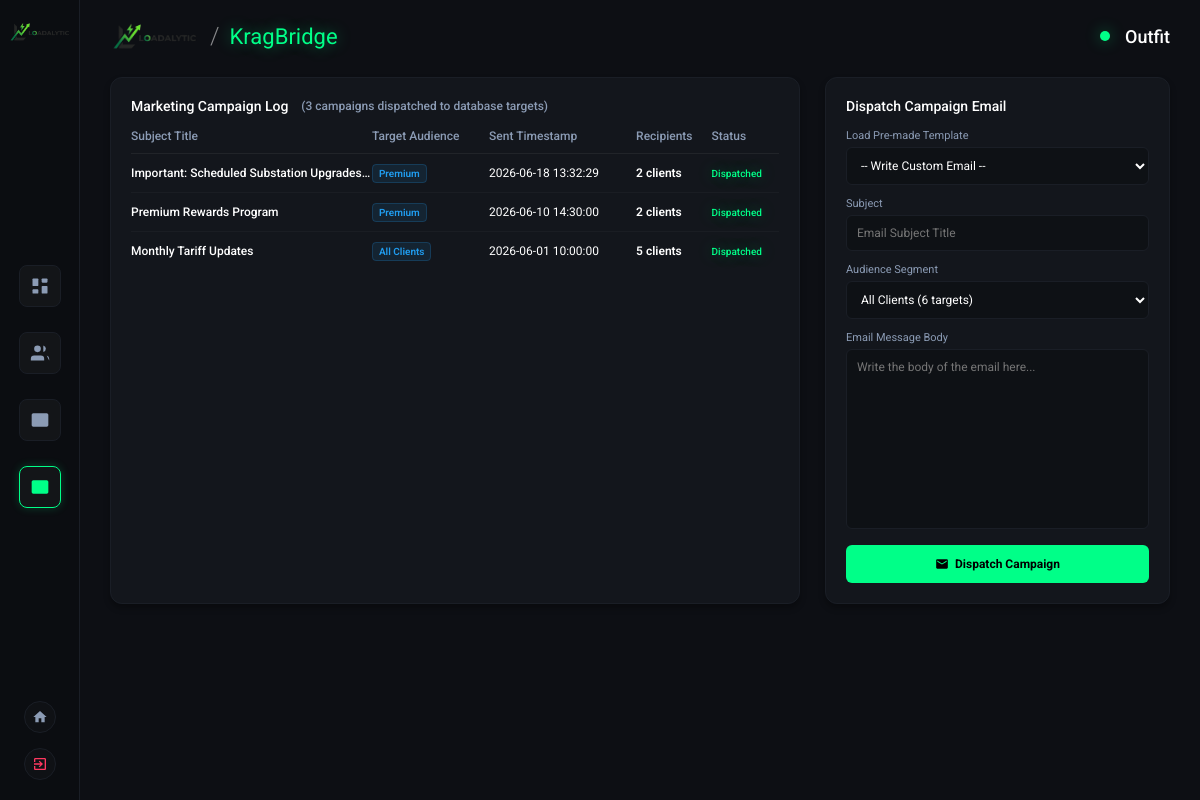
Page /admin/marketing (signed in) on the committed database.
### tables this page shows
CREATE TABLE emails (
            id INTEGER PRIMARY KEY AUTOINCREMENT,
            subject TEXT NOT NULL,
            audience TEXT NOT NULL,
            body TEXT NOT NULL,
            status TEXT NOT NULL,
            sent_at TEXT NOT NULL,
            count INTEGER NOT NULL
        );

### app.py (the view)
@app.route('/admin/marketing')
def admin_marketing_page():
    if not is_logged_in():
        flash('Please login to access this section.', 'warning')
        return redirect(url_for('admin_dashboard'))
    conn = get_db()
    emails = conn.execute("SELECT * FROM emails ORDER BY id DESC").fetchall()
    users = conn.execute("SELECT * FROM users").fetchall()
    conn.close()
    counts = {
        'All Clients': len(users),
        'Premium': len([u for u in users if u['plan'] == 'Premium']),
        'Enterprise': len([u for u in users if u['plan'] == 'Enterprise']),
        'Basic': len([u for u in users if u['plan'] == 'Basic']),
        'Suspended': len([u for u in users if u['status'] == 'Suspended'])
    }
    return render_template('admin/marketing.html', emails=emails, counts=counts, logged_in=is_logged_in())

### app.py (called while the page is built)
def get_db():
    conn = sqlite3.connect(DATABASE)
    conn.row_factory = sqlite3.Row
    return conn

def is_logged_in():
    return session.get('admin_logged_in', False)

### templates/admin/marketing.html (shortened to what this page needs)
{% extends "admin/base.html" %}
{% set active_tab = 'marketing' %}
{% block content %}
<div class="admin-split-layout">
    <div class="panel">
        <div class="panel-header">
            <div class="panel-title">
                Marketing Campaign Log
                <span class="panel-subtitle">({{ emails|length }} campaigns dispatched to database targets)</span>
            </div>
        </div>
        {% if emails|length == 0 %}
        <div style="padding: 40px; text-align: center; color: var(--text-secondary);">
            No marketing campaigns sent yet.
        </div>
        {% else %}
        <table class="data-table">
            <thead>
                <tr>
                    <th>Subject Title</th>
                    <th>Target Audience</th>
                    <th>Sent Timestamp</th>
                    <th>Recipients</th>
                    <th>Status</th>
                </tr>
            </thead>
            <tbody>
                {% for email in emails %}
                <tr>
                    <td style="font-weight: 500; max-width: 180px; overflow: hidden; text-overflow: ellipsis; white-space: nowrap;">
                        <span title="{{ email.body|escape }}">{{ email.subject }}</span>
                    </td>
                    <td><span class="news-badge Promotion">{{ email.audience }}</span></td>
                    <td>{{ email.sent_at }}</td>
                    <td style="font-weight: 600;">{{ email.count }} clients</td>
                    <td><span class="status-badge">Dispatched</span></td>
                </tr>
                {% endfor %}
            </tbody>
        </table>
        {% endif %}
    </div>
    <div class="panel" style="align-self: start;">
        <div class="panel-header">
            <div class="panel-title">Dispatch Campaign Email</div>
        </div>
        <div class="input-group">
            <label>Load Pre-made Template</label>
            <select id="templateSelector" class="form-select" onchange="loadTemplate()">
                <option value="custom">-- Write Custom Email --</option>
            </select>
        </div>
        <form action="/admin/marketing/send" method="POST" id="emailForm">
            <div class="input-group">
                <label>Subject</label>
                <input type="text" name="subject" id="emailSubject" class="form-input" required placeholder="Email Subject Title">
            </div>
            <div class="input-group">
                <label>Audience Segment</label>
                <select name="audience" id="emailAudience" class="form-select" onchange="updateAudienceCounter()">
                    <option value="All Clients">All Clients ({{ counts['All Clients'] }} targets)</option>
                </select>
            </div>
            <div class="input-group">
                <label>Email Message Body</label>
                <textarea name="body" id="emailBody" class="form-textarea" required placeholder="Write the body of the email here..." style="height: 180px;"></textarea>
            </div>
            <button type="submit" class="btn-submit" id="sendBtn" style="display: flex; align-items: center; justify-content: center; gap: 6px;">
                <svg viewBox="0 0 24 24" width="14" height="14" fill="currentColor" xmlns="http://www.w3.org/2000/svg">
                    <path d="M20 4H4c-1.1 0-1.99.9-1.99 2L2 18c0 1.1.9 2 2 2h16c1.1 0 2-.9 2-2V6c0-1.1-.9-2-2-2zm0 4l-8 5-8-5V6l8 5 8-5v2z"/>
                </svg>
                Dispatch Campaign
            </button>
        </form>
    </div>
</div>
{% endblock %}

### assets/css/admin.css (style rules this page uses)
:root { --bg-color: #0d0f14; --sidebar-bg: #0b0d11; --panel-bg: rgba(20, 24, 30, 0.85); --border-color: #1a1e26; --neon-green: #00ff88; --neon-red: #ff3860; --neon-yellow: #ffdd57; --neon-blue: #209cee; --text-primary: #ffffff; --text-secondary: #8b9bb4; --accent-glow: 0 0 15px rgba(0, 255, 136, 0.4); --panel-border-glow: 0 0 10px rgba(0, 255, 136, 0.2); --danger-glow: 0 0 15px rgba(255, 56, 96, 0.4); --warning-glow: 0 0 15px rgba(255, 221, 87, 0.4); }
* { margin: 0; padding: 0; box-sizing: border-box; font-family: 'Roboto', sans-serif; }
body { background-color: var(--bg-color); color: var(--text-primary); display: flex; height: 100vh; overflow: hidden; }
.panel { background-color: var(--panel-bg); border: 1px solid var(--border-color); border-radius: 12px; padding: 20px; box-shadow: 0 4px 6px rgba(0, 0, 0, 0.3); position: relative; overflow: hidden; }
.panel::after { content: ''; position: absolute; top: 0; left: 0; right: 0; bottom: 0; border-radius: 12px; border: 1px solid transparent; transition: border-color 0.3s ease, box-shadow 0.3s ease; pointer-events: none; }
.panel-header { display: flex; justify-content: space-between; align-items: center; margin-bottom: 15px; }
.panel-title { font-size: 14px; font-weight: 500; color: var(--text-primary); display: flex; align-items: center; gap: 8px; }
.panel-subtitle { font-size: 12px; color: var(--text-secondary); margin-left: 5px; }
.data-table { width: 100%; border-collapse: collapse; font-size: 12px; color: var(--text-secondary); }
.data-table th { text-align: left; padding-bottom: 10px; color: var(--text-secondary); font-weight: 500; border-bottom: 1px solid rgba(255, 255, 255, 0.06); }
.data-table td { padding: 12px 0; border-bottom: 1px solid rgba(255, 255, 255, 0.03); color: var(--text-primary); vertical-align: middle; }
.data-table tr:last-child td { border-bottom: none; }
.status-badge { font-size: 10px; color: var(--neon-green); text-shadow: var(--accent-glow); font-weight: 500; }
.input-group { margin-bottom: 12px; text-align: left; }
.input-group label { display: block; font-size: 11px; color: var(--text-secondary); margin-bottom: 5px; }
.form-input, .form-textarea, .form-select { width: 100%; background-color: rgba(0, 0, 0, 0.25); border: 1px solid var(--border-color); border-radius: 6px; padding: 10px; color: var(--text-primary); font-size: 12px; transition: all 0.3s ease; }
.form-textarea { resize: none; height: 70px; }
.btn-submit { width: 100%; background-color: var(--neon-green); color: #000; border: none; border-radius: 6px; padding: 12px; font-size: 12px; font-weight: 700; cursor: pointer; transition: all 0.3s ease; }
.news-badge { font-size: 10px; padding: 3px 6px; border-radius: 4px; font-weight: 600; }
.news-badge.Promotion { background: rgba(32, 156, 238, 0.1); color: var(--neon-blue); border: 1px solid rgba(32, 156, 238, 0.2); }
.admin-split-layout { display: grid; grid-template-columns: 2fr 1fr; gap: 25px; }

### rows in the picture
emails: subject "Important: Scheduled Substation Upgrades…", audience "Premium", sent_at "2026-06-18 13:32:29", count "2"
emails: subject "Premium Rewards Program", audience "Premium", sent_at "2026-06-10 14:30:00", count "2"
emails: subject "Monthly Tariff Updates", audience "All Clients", sent_at "2026-06-01 10:00:00", count "5"

### other values in the picture
{{ emails|length }} "3"
